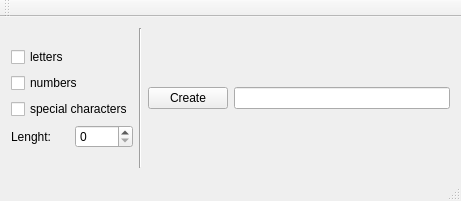
<?xml version="1.0" encoding="UTF-8"?>
<ui version="4.0">
 <class>MainWindow</class>
 <widget class="QMainWindow" name="MainWindow">
  <property name="geometry">
   <rect>
    <x>0</x>
    <y>0</y>
    <width>461</width>
    <height>201</height>
   </rect>
  </property>
  <property name="sizePolicy">
   <sizepolicy hsizetype="Fixed" vsizetype="Fixed">
    <horstretch>0</horstretch>
    <verstretch>0</verstretch>
   </sizepolicy>
  </property>
  <property name="minimumSize">
   <size>
    <width>461</width>
    <height>201</height>
   </size>
  </property>
  <property name="maximumSize">
   <size>
    <width>461</width>
    <height>201</height>
   </size>
  </property>
  <property name="windowTitle">
   <string>PasswordCreator</string>
  </property>
  <widget class="QWidget" name="centralWidget">
   <layout class="QHBoxLayout" name="horizontalLayout_2">
    <item>
     <layout class="QVBoxLayout" name="verticalLayout_3">
      <item>
       <layout class="QVBoxLayout" name="verticalLayout_2">
        <item>
         <widget class="QCheckBox" name="checkBoxLetters">
          <property name="text">
           <string>letters</string>
          </property>
         </widget>
        </item>
        <item>
         <widget class="QCheckBox" name="checkBoxNumbers">
          <property name="text">
           <string>numbers</string>
          </property>
         </widget>
        </item>
        <item>
         <widget class="QCheckBox" name="checkBoxSpecialChars">
          <property name="text">
           <string>special characters</string>
          </property>
         </widget>
        </item>
        <item>
         <layout class="QHBoxLayout" name="horizontalLayout">
          <item>
           <widget class="QLabel" name="labelLenght">
            <property name="text">
             <string>Lenght:</string>
            </property>
           </widget>
          </item>
          <item>
           <widget class="QSpinBox" name="spinBoxLenght">
            <property name="maximum">
             <number>20</number>
            </property>
           </widget>
          </item>
         </layout>
        </item>
       </layout>
      </item>
     </layout>
    </item>
    <item>
     <widget class="Line" name="line">
      <property name="orientation">
       <enum>Qt::Vertical</enum>
      </property>
     </widget>
    </item>
    <item>
     <widget class="QPushButton" name="ButtonCreate">
      <property name="text">
       <string>Create</string>
      </property>
     </widget>
    </item>
    <item>
     <widget class="QLineEdit" name="lineEditPassword">
      <property name="maxLength">
       <number>20</number>
      </property>
      <property name="readOnly">
       <bool>true</bool>
      </property>
     </widget>
    </item>
   </layout>
  </widget>
  <widget class="QMenuBar" name="menuBar">
   <property name="geometry">
    <rect>
     <x>0</x>
     <y>0</y>
     <width>461</width>
     <height>20</height>
    </rect>
   </property>
  </widget>
  <widget class="QToolBar" name="mainToolBar">
   <attribute name="toolBarArea">
    <enum>TopToolBarArea</enum>
   </attribute>
   <attribute name="toolBarBreak">
    <bool>false</bool>
   </attribute>
  </widget>
  <widget class="QStatusBar" name="statusBar"/>
 </widget>
 <layoutdefault spacing="6" margin="11"/>
 <resources/>
 <connections/>
</ui>
